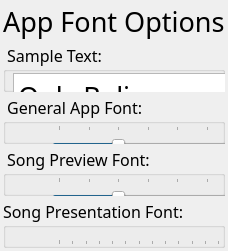
                    <widget class="QWidget" name="TabPage2">
                      <property name="font">
                        <font>
                          <family>Trebuchet MS</family>
                          <pointsize>12</pointsize>
                          <weight>50</weight>
                          <bold>false</bold>
                        </font>
                      </property>
                      <property name="accessibleName">
                        <string extracomment="This has to be equal to the tab title in all the main tabs">History</string>
                      </property>
                      <attribute name="title">
                        <string/>
                      </attribute>
                      <layout class="QVBoxLayout" name="LayoutTabPage2">
                        <property name="spacing">
                          <number>3</number>
                        </property>
                        <property name="leftMargin">
                          <number>3</number>
                        </property>
                        <property name="topMargin">
                          <number>3</number>
                        </property>
                        <property name="rightMargin">
                          <number>3</number>
                        </property>
                        <property name="bottomMargin">
                          <number>3</number>
                        </property>
                        <item>
                          <widget class="QLabel" name="LblTabPage2">
                            <property name="sizePolicy">
                              <sizepolicy hsizetype="Preferred" vsizetype="Fixed">
                                <horstretch>0</horstretch>
                                <verstretch>0</verstretch>
                              </sizepolicy>
                            </property>
                            <property name="font">
                              <font>
                                <family>Trebuchet MS</family>
                                <pointsize>20</pointsize>
                                <weight>50</weight>
                                <bold>false</bold>
                              </font>
                            </property>
                            <property name="text">
                              <string>App Font Options</string>
                            </property>
                          </widget>
                        </item>
                        <item>
                          <widget class="QGroupBox" name="GrpSampleText">
                            <property name="title">
                              <string> Sample Text: </string>
                            </property>
                            <widget class="QPlainTextEdit" name="TxtSampleText">
                              <property name="geometry">
                                <rect>
                                  <x>10</x>
                                  <y>30</y>
                                  <width>601</width>
                                  <height>71</height>
                                </rect>
                              </property>
                              <property name="font">
                                <font>
                                  <family>Trebuchet MS</family>
                                  <pointsize>20</pointsize>
                                  <weight>50</weight>
                                  <bold>false</bold>
                                </font>
                              </property>
                              <property name="verticalScrollBarPolicy">
                                <enum>Qt::ScrollBarAlwaysOff</enum>
                              </property>
                              <property name="horizontalScrollBarPolicy">
                                <enum>Qt::ScrollBarAlwaysOff</enum>
                              </property>
                              <property name="plainText">
                                <string>Only Believe</string>
                              </property>
                            </widget>
                          </widget>
                        </item>
                        <item>
                          <widget class="QGroupBox" name="GrpGeneralAppFont">
                            <property name="title">
                              <string> General App Font: </string>
                            </property>
                            <widget class="QPushButton" name="BtnDownGeneralAppFont">
                              <property name="geometry">
                                <rect>
                                  <x>10</x>
                                  <y>30</y>
                                  <width>40</width>
                                  <height>40</height>
                                </rect>
                              </property>
                              <property name="text">
                                <string/>
                              </property>
                              <property name="icon">
                                <iconset resource="images/images.qrc">
                                  <normaloff>:/Down_Black.png</normaloff>:/Down_Black.png
                                </iconset>
                              </property>
                              <property name="iconSize">
                                <size>
                                  <width>35</width>
                                  <height>35</height>
                                </size>
                              </property>
                              <property name="default">
                                <bool>false</bool>
                              </property>
                              <property name="flat">
                                <bool>true</bool>
                              </property>
                            </widget>
                            <widget class="QSlider" name="SldGeneralAppFont">
                              <property name="geometry">
                                <rect>
                                  <x>49</x>
                                  <y>30</y>
                                  <width>251</width>
                                  <height>41</height>
                                </rect>
                              </property>
                              <property name="minimum">
                                <number>10</number>
                              </property>
                              <property name="maximum">
                                <number>50</number>
                              </property>
                              <property name="pageStep">
                                <number>5</number>
                              </property>
                              <property name="sliderPosition">
                                <number>20</number>
                              </property>
                              <property name="orientation">
                                <enum>Qt::Horizontal</enum>
                              </property>
                              <property name="tickPosition">
                                <enum>QSlider::TicksBothSides</enum>
                              </property>
                            </widget>
                            <widget class="QPushButton" name="BtnUpGeneralAppFont">
                              <property name="geometry">
                                <rect>
                                  <x>300</x>
                                  <y>30</y>
                                  <width>40</width>
                                  <height>40</height>
                                </rect>
                              </property>
                              <property name="text">
                                <string/>
                              </property>
                              <property name="icon">
                                <iconset resource="images/images.qrc">
                                  <normaloff>:/Up_Black.png</normaloff>:/Up_Black.png
                                </iconset>
                              </property>
                              <property name="iconSize">
                                <size>
                                  <width>35</width>
                                  <height>35</height>
                                </size>
                              </property>
                              <property name="default">
                                <bool>false</bool>
                              </property>
                              <property name="flat">
                                <bool>true</bool>
                              </property>
                            </widget>
                            <widget class="QComboBox" name="CmbGeneralAppFont">
                              <property name="geometry">
                                <rect>
                                  <x>350</x>
                                  <y>30</y>
                                  <width>181</width>
                                  <height>41</height>
                                </rect>
                              </property>
                              <property name="font">
                                <font>
                                  <family>Trebuchet MS</family>
                                  <pointsize>18</pointsize>
                                  <weight>50</weight>
                                  <bold>false</bold>
                                </font>
                              </property>
                            </widget>
                            <widget class="QRadioButton" name="BtnGeneralAppFont">
                              <property name="geometry">
                                <rect>
                                  <x>550</x>
                                  <y>30</y>
                                  <width>101</width>
                                  <height>31</height>
                                </rect>
                              </property>
                              <property name="sizePolicy">
                                <sizepolicy hsizetype="Fixed" vsizetype="Fixed">
                                  <horstretch>0</horstretch>
                                  <verstretch>0</verstretch>
                                </sizepolicy>
                              </property>
                              <property name="font">
                                <font>
                                  <family>Trebuchet MS</family>
                                  <pointsize>20</pointsize>
                                  <weight>50</weight>
                                  <bold>false</bold>
                                </font>
                              </property>
                              <property name="text">
                                <string>BOLD</string>
                              </property>
                            </widget>
                          </widget>
                        </item>
                        <item>
                          <widget class="QGroupBox" name="GrpSongPreviewFont">
                            <property name="title">
                              <string> Song Preview Font: </string>
                            </property>
                            <widget class="QComboBox" name="CmbSongPreviewFont">
                              <property name="geometry">
                                <rect>
                                  <x>350</x>
                                  <y>30</y>
                                  <width>181</width>
                                  <height>41</height>
                                </rect>
                              </property>
                              <property name="font">
                                <font>
                                  <family>Trebuchet MS</family>
                                  <pointsize>18</pointsize>
                                  <weight>50</weight>
                                  <bold>false</bold>
                                </font>
                              </property>
                            </widget>
                            <widget class="QSlider" name="SldSongPreviewFont">
                              <property name="geometry">
                                <rect>
                                  <x>49</x>
                                  <y>30</y>
                                  <width>251</width>
                                  <height>41</height>
                                </rect>
                              </property>
                              <property name="minimum">
                                <number>10</number>
                              </property>
                              <property name="maximum">
                                <number>50</number>
                              </property>
                              <property name="pageStep">
                                <number>5</number>
                              </property>
                              <property name="sliderPosition">
                                <number>20</number>
                              </property>
                              <property name="orientation">
                                <enum>Qt::Horizontal</enum>
                              </property>
                              <property name="tickPosition">
                                <enum>QSlider::TicksBothSides</enum>
                              </property>
                            </widget>
                            <widget class="QRadioButton" name="BtnSongPreviewFont">
                              <property name="geometry">
                                <rect>
                                  <x>550</x>
                                  <y>30</y>
                                  <width>101</width>
                                  <height>31</height>
                                </rect>
                              </property>
                              <property name="font">
                                <font>
                                  <family>Trebuchet MS</family>
                                  <pointsize>20</pointsize>
                                  <weight>50</weight>
                                  <bold>false</bold>
                                </font>
                              </property>
                              <property name="text">
                                <string>BOLD</string>
                              </property>
                            </widget>
                            <widget class="QPushButton" name="BtnUpSongPreviewFont">
                              <property name="geometry">
                                <rect>
                                  <x>300</x>
                                  <y>30</y>
                                  <width>40</width>
                                  <height>40</height>
                                </rect>
                              </property>
                              <property name="text">
                                <string/>
                              </property>
                              <property name="icon">
                                <iconset resource="images/images.qrc">
                                  <normaloff>:/Up_Black.png</normaloff>:/Up_Black.png
                                </iconset>
                              </property>
                              <property name="iconSize">
                                <size>
                                  <width>35</width>
                                  <height>35</height>
                                </size>
                              </property>
                              <property name="default">
                                <bool>false</bool>
                              </property>
                              <property name="flat">
                                <bool>true</bool>
                              </property>
                            </widget>
                            <widget class="QPushButton" name="BtnDownSongPreviewFont">
                              <property name="geometry">
                                <rect>
                                  <x>10</x>
                                  <y>30</y>
                                  <width>40</width>
                                  <height>40</height>
                                </rect>
                              </property>
                              <property name="text">
                                <string/>
                              </property>
                              <property name="icon">
                                <iconset resource="images/images.qrc">
                                  <normaloff>:/Down_Black.png</normaloff>:/Down_Black.png
                                </iconset>
                              </property>
                              <property name="iconSize">
                                <size>
                                  <width>35</width>
                                  <height>35</height>
                                </size>
                              </property>
                              <property name="default">
                                <bool>false</bool>
                              </property>
                              <property name="flat">
                                <bool>true</bool>
                              </property>
                            </widget>
                          </widget>
                        </item>
                        <item>
                          <widget class="QGroupBox" name="GrpSongPresentFont">
                            <property name="title">
                              <string>Song Presentation Font: </string>
                            </property>
                            <widget class="QComboBox" name="CmbSongPresentFont">
                              <property name="geometry">
                                <rect>
                                  <x>350</x>
                                  <y>40</y>
                                  <width>181</width>
                                  <height>41</height>
                                </rect>
                              </property>
                              <property name="font">
                                <font>
                                  <family>Trebuchet MS</family>
                                  <pointsize>18</pointsize>
                                  <weight>50</weight>
                                  <bold>false</bold>
                                </font>
                              </property>
                            </widget>
                            <widget class="QSlider" name="SldSongPresentFont">
                              <property name="geometry">
                                <rect>
                                  <x>49</x>
                                  <y>40</y>
                                  <width>251</width>
                                  <height>41</height>
                                </rect>
                              </property>
                              <property name="minimum">
                                <number>10</number>
                              </property>
                              <property name="pageStep">
                                <number>5</number>
                              </property>
                              <property name="sliderPosition">
                                <number>20</number>
                              </property>
                              <property name="orientation">
                                <enum>Qt::Horizontal</enum>
                              </property>
                              <property name="tickPosition">
                                <enum>QSlider::TicksBothSides</enum>
                              </property>
                            </widget>
                            <widget class="QRadioButton" name="BtnSongPresentFont">
                              <property name="geometry">
                                <rect>
                                  <x>550</x>
                                  <y>40</y>
                                  <width>101</width>
                                  <height>31</height>
                                </rect>
                              </property>
                              <property name="font">
                                <font>
                                  <family>Trebuchet MS</family>
                                  <pointsize>20</pointsize>
                                  <weight>50</weight>
                                  <bold>false</bold>
                                </font>
                              </property>
                              <property name="text">
                                <string>BOLD</string>
                              </property>
                            </widget>
                            <widget class="QPushButton" name="BtnUpSongPresentFont">
                              <property name="geometry">
                                <rect>
                                  <x>300</x>
                                  <y>40</y>
                                  <width>40</width>
                                  <height>40</height>
                                </rect>
                              </property>
                              <property name="text">
                                <string/>
                              </property>
                              <property name="icon">
                                <iconset resource="images/images.qrc">
                                  <normaloff>:/Up_Black.png</normaloff>:/Up_Black.png
                                </iconset>
                              </property>
                              <property name="iconSize">
                                <size>
                                  <width>35</width>
                                  <height>35</height>
                                </size>
                              </property>
                              <property name="default">
                                <bool>false</bool>
                              </property>
                              <property name="flat">
                                <bool>true</bool>
                              </property>
                            </widget>
                            <widget class="QPushButton" name="BtnDownSongPresentFont">
                              <property name="geometry">
                                <rect>
                                  <x>10</x>
                                  <y>40</y>
                                  <width>40</width>
                                  <height>40</height>
                                </rect>
                              </property>
                              <property name="text">
                                <string/>
                              </property>
                              <property name="icon">
                                <iconset resource="images/images.qrc">
                                  <normaloff>:/Down_Black.png</normaloff>:/Down_Black.png
                                </iconset>
                              </property>
                              <property name="iconSize">
                                <size>
                                  <width>35</width>
                                  <height>35</height>
                                </size>
                              </property>
                              <property name="default">
                                <bool>false</bool>
                              </property>
                              <property name="flat">
                                <bool>true</bool>
                              </property>
                            </widget>
                          </widget>
                        </item>
                      </layout>
                    </widget>
